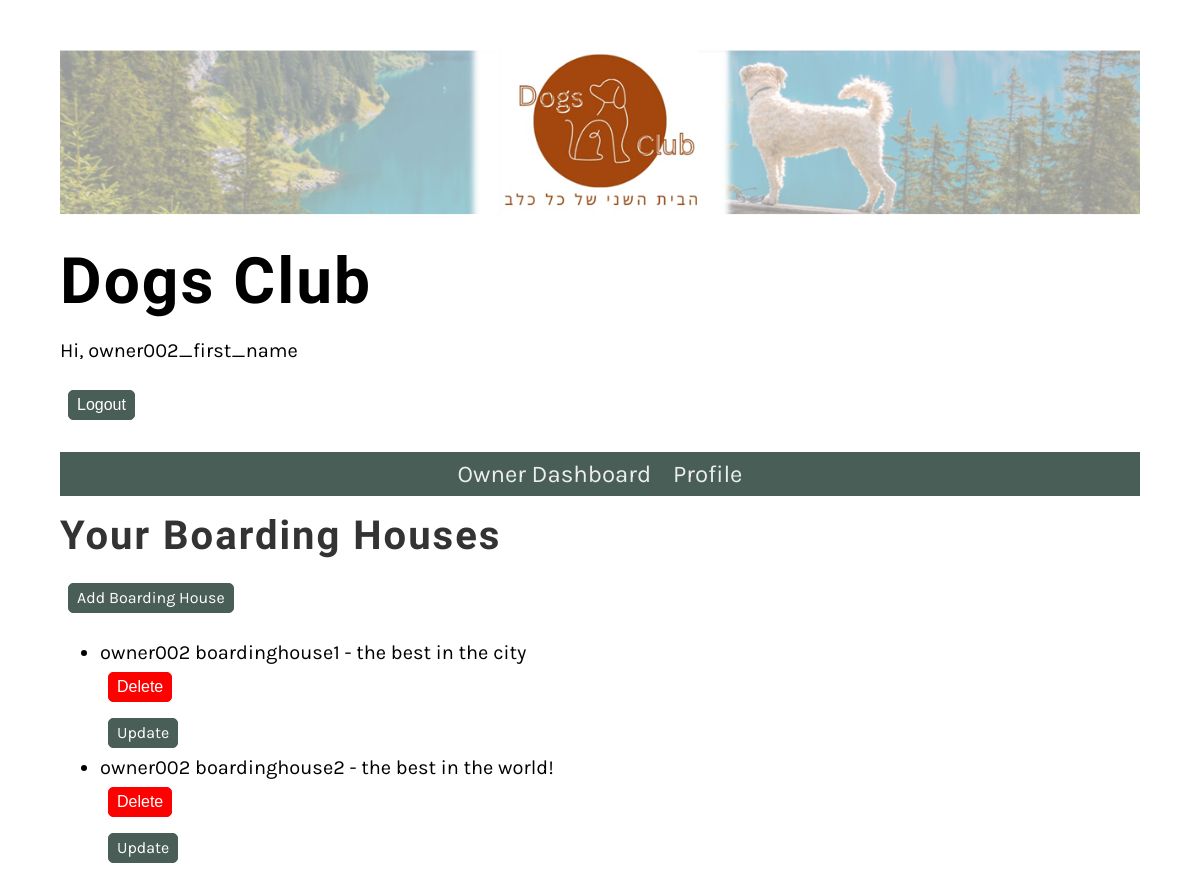
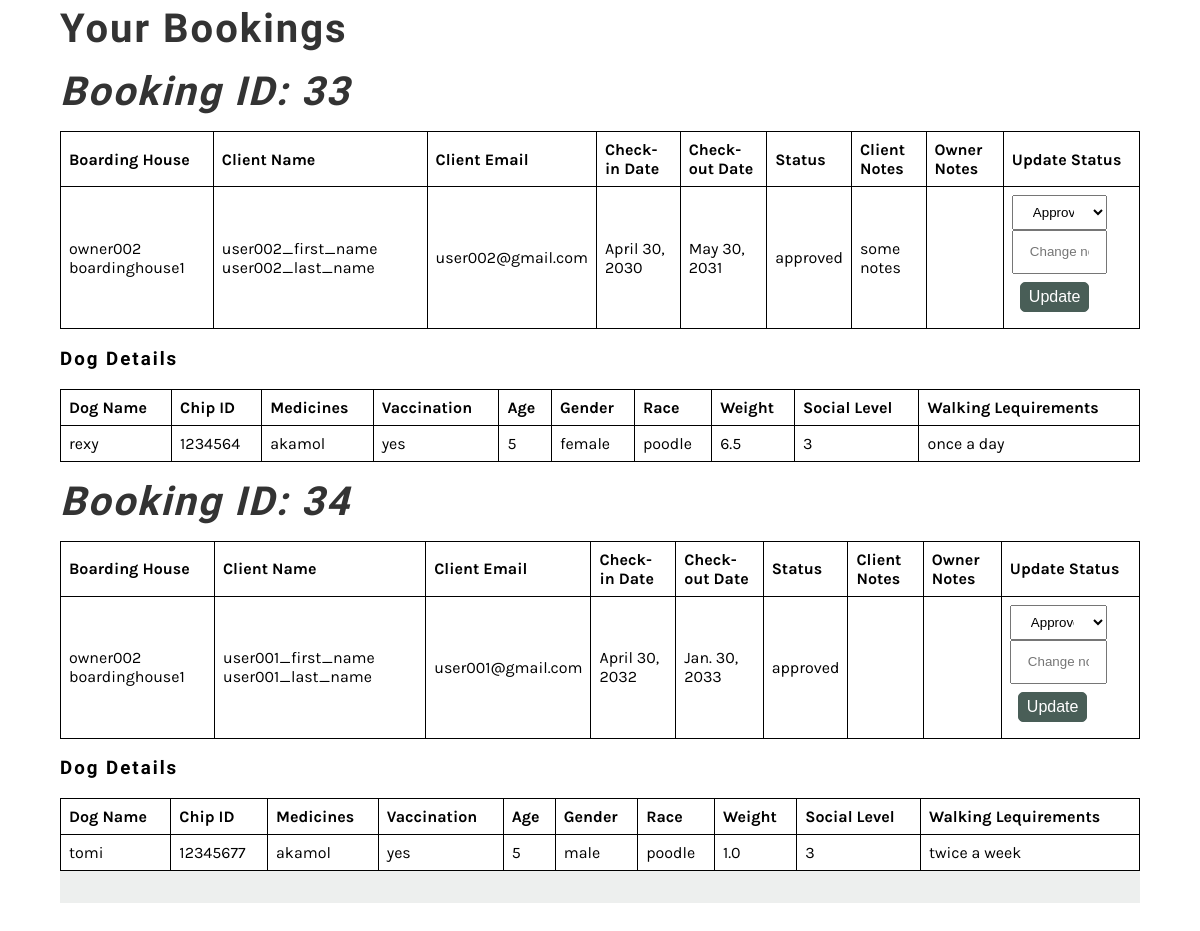
Before: /owner/dashboard/ (signed in) with the older database file (2 pictures, top to bottom).
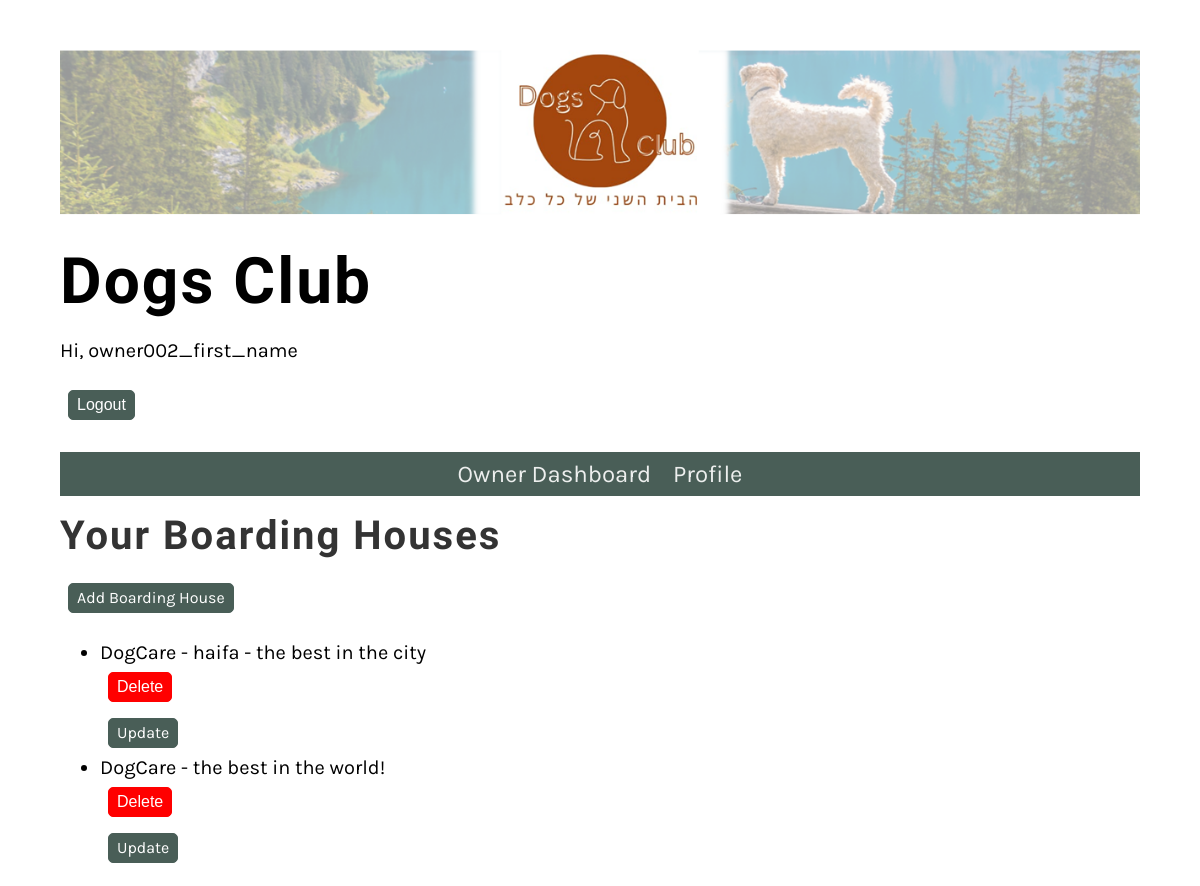
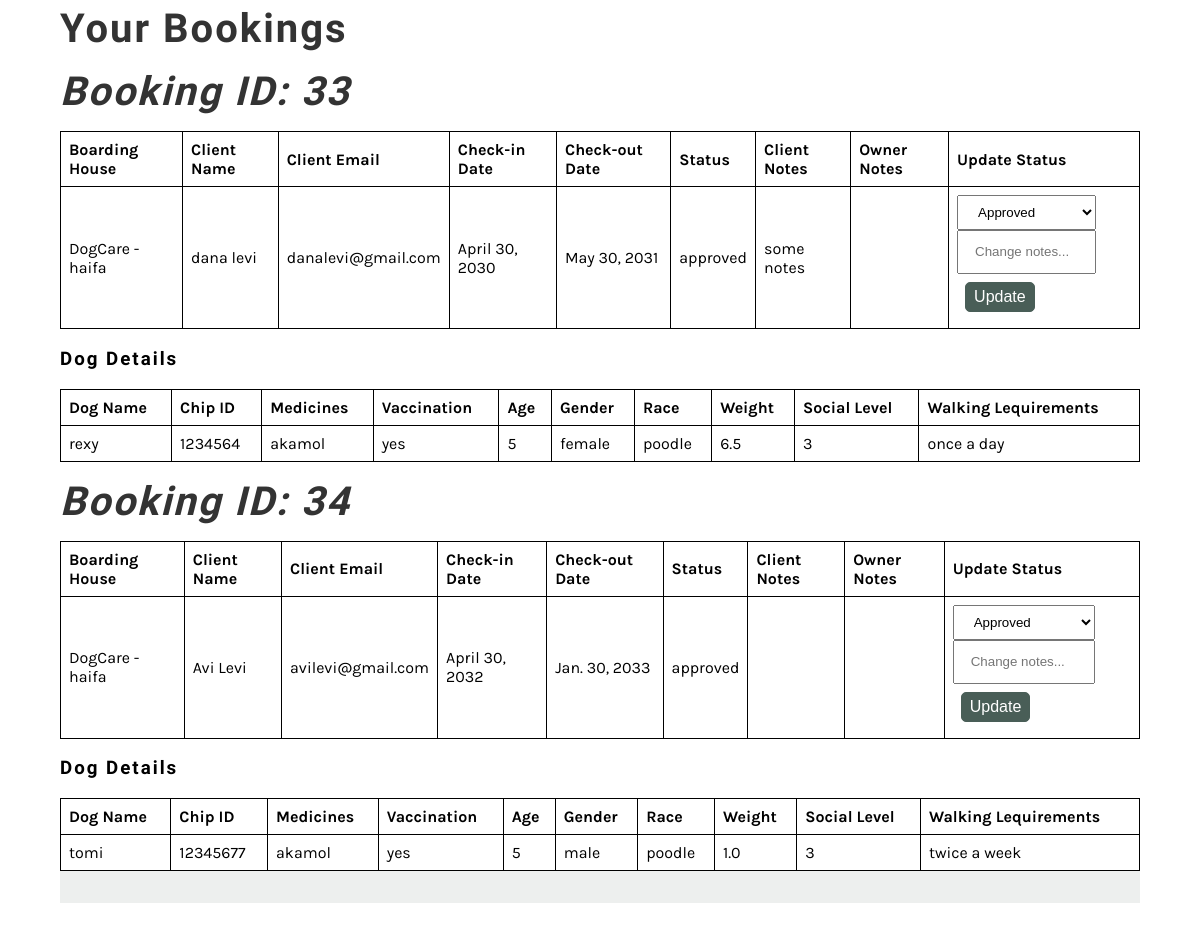
After: the same page with the newer database file (2 pictures, top to bottom).
### Website/models.py (models this page shows, shortened)
class BoardingHouse(models.Model):
    DEFAULT_MAP_LOCATION = r"https://www.google.com/maps/embed?pb=!1m18!1m12!1m3!1d3487844.11496039!2d32.44041769453558!3d31.383867609568092!2m3!1f0!2f0!3f0!3m2!1i1024!2i768!4f13.1!3m3!1m2!1s0x1500492432a7c98b%3A0x6a6b422013352cba!2sIsrael!5e0!3m2!1sen!2sil!4v1712740457423!5m2!1sen!2sil"
    user = models.ForeignKey(User, on_delete=models.CASCADE)
    name = models.CharField(max_length=255)
    description = models.TextField()
    location = models.CharField(max_length=255)
    map_location = models.URLField(default=DEFAULT_MAP_LOCATION, max_length=1000)
    contact_details = models.CharField(max_length=255)
    available_spaces = models.PositiveIntegerField()

class Booking(models.Model):
    STATUS_CHOICES = [
        ('pending', 'Pending'),
        ('approved', 'Approved'),
        ('declined', 'Declined'),
    ]
    user = models.ForeignKey(User, on_delete=models.CASCADE)
    boarding_house = models.ForeignKey(BoardingHouse,  on_delete=models.SET_NULL, null=True)
    check_in_date = models.DateField()
    check_out_date = models.DateField()
    status = models.CharField(max_length=10, choices=STATUS_CHOICES, default='pending')
    owner_notes = models.TextField(blank=True, null=True)
    client_notes = models.TextField(blank=True, null=True)
    dog = models.ForeignKey(Dog, on_delete=models.SET_NULL, null=True)

class Dog(models.Model):
    chip_id = models.CharField(primary_key=True, max_length=50, unique=True, verbose_name="CHIPID")
    name = models.CharField(max_length=20, verbose_name="Dog's name")
    owner = models.ForeignKey(User, on_delete=models.CASCADE, verbose_name="Owner")
    medicines = models.CharField(max_length=80, verbose_name="Dog's medicines")
    VACCINATION_CHOICES = [
        ('yes', 'Yes'),
        ('no', 'No')
    ]
    vaccination = models.CharField(max_length=3, choices=VACCINATION_CHOICES, verbose_name="Vaccination", help_text="User type selection (yes/no)")
    age = models.IntegerField(verbose_name="Dog's age")
    GENDER_CHOICES = [
        ('male', 'Male'),
        ('female', 'Female')
    ]
    gender = models.CharField(max_length=8, choices=GENDER_CHOICES, verbose_name="Gender", help_text="User type selection (male/female)")
    race = models.CharField(max_length=20, verbose_name="Dog's race")
    weight = models.FloatField(verbose_name="Dog's weight")
    social_level = models.CharField(max_length=100, verbose_name="Dog's social level")
    walking_requirements = models.CharField(max_length=100, verbose_name="Dog's walking requirements")

### Website/views.py (the view)
# urls.py: path('owner/dashboard/', OwnerDashboardView.as_view(), name='owner_dashboard'),
class OwnerDashboardView(PermissionRequiredMixin, View):
    permission_required = ('Website.view_boardinghouse', 'Website.view_booking', 'Website.add_boardinghouse')
    def get(self, request, *args, **kwargs):
        user = request.user
        boarding_houses = BoardingHouse.objects.filter(user=user)
        bookings = Booking.objects.filter(boarding_house__in=boarding_houses)
        context = {'boarding_houses': boarding_houses, 'bookings': bookings}
        return render(request, 'owner_dashboard.html', context)

### Website/templatetags/custom_filters.py (called while the page is built)
@register.filter
def has_group(user, group_name):
    return user.groups.filter(name=group_name).exists()

### Website/templates/owner_dashboard.html (shortened to what this page needs)
{% extends 'base.html' %}
{% block content %}
  <h2>Your Boarding Houses</h2>
  <a href="{% url 'add_boardinghouse' %}" class = "small_button">Add Boarding House</a>
  {% if boarding_houses %}
    <ul>
      {% for boarding_house in boarding_houses %}
        <li>{{ boarding_house.name }} - {{ boarding_house.description }}</li>
        <form method="post" action="{% url 'delete_boardinghouse' boarding_house.id %}">
          <button type="submit" class = "delete_button">Delete</button>
        </form>
        <a href="{% url 'update_boardinghouse' boarding_house.id %}" class = "small_button">Update</a>
      {% endfor %}
    </ul>
  {% else %}
    <p>No boarding houses found.</p>
  {% endif %}
  <h2>Your Bookings</h2>
  {% if bookings %}
    {% for booking in bookings %}
          <h2><i>Booking ID: {{ booking.id }}</i></h2>
          <table>
            <thead>
              <tr>
                <th>Boarding House</th>
                <th>Client Name</th>
                <th>Client Email</th>
                <th>Check-in Date</th>
                <th>Check-out Date</th>
                <th>Status</th>
                <th>Client Notes</th>
                <th>Owner Notes</th>
                <th>Update Status</th>
              </tr>
            </thead>
            <tbody>
                <tr>
                  <td>{{ booking.boarding_house.name }}</td>
                  <td>{{booking.user.first_name}} {{booking.user.last_name}}</td>
                  <td>{{booking.user.email}}</td>
                  <td>{{ booking.check_in_date }}</td>
                  <td>{{ booking.check_out_date }}</td>
                  <td>{{ booking.status }}</td>
                  <td>{{ booking.client_notes }}</td>
                  <td>{{ booking.owner_notes}} </td>
                  <td>
                    <form method="post" action="{% url 'update_booking_status' booking.id %}">
                      <select name="status">
                        {% for choice in booking.STATUS_CHOICES %}
                          <option value="{{ choice.0 }}" {% if booking.status == choice.0 %}selected{% endif %}>{{ choice.1 }}</option>
                        {% endfor %}
                      </select>
                      <input type="text" name="owner_notes"  placeholder="Change notes...">
                      <button type="submit" class = "small_button">Update</button>
                    </form>
                  </td>
                </tr>
            </tbody>
          </table>
          <h3>Dog Details</h3>
          <table>
            <thead>
              <tr>
                <th>Dog Name</th>
                <th>Chip ID</th>
                <th>Medicines</th>
                <th>Vaccination</th>
                <th>Age</th>
                <th>Gender</th>
                <th>Race</th>
                <th>Weight</th>
                <th>Social Level</th>
                <th>Walking Lequirements</th>
              </tr>
            </thead>
            <tbody>
                <tr>
                  <td>{{ booking.dog.name }}</td>
                  <td>{{ booking.dog.chip_id }}</td>
                  <td>{{ booking.dog.medicines }}</td>
                  <td>{{ booking.dog.vaccination }}</td>
                  <td>{{ booking.dog.age }}</td>
                  <td>{{ booking.dog.gender }}</td>
                  <td>{{ booking.dog.race }}</td>
                  <td>{{ booking.dog.weight }}</td>
                  <td>{{ booking.dog.social_level }}</td>
                  <td>{{ booking.dog.walking_requirements }}</td>
          </table>
        {% endfor %}
  {% else %}
    <p>No bookings found.</p>
  {% endif %}
{% endblock %}

### Website/templates/base.html (shortened to what this page needs)
{% load custom_filters %}
{% load static %}
<!DOCTYPE html>
<html lang="en">
<head>
    <link
    rel="preload"
    as="style"
    href="{% static 'css/style.css' %}"
    onload="this.rel = 'stylesheet'"
  />
</head>
<body>
    <header>
        <img src="{% static 'img/logo.png' %}" alt="Logo" class="logo">
        <h1>Dogs Club</h1>
        {% if user.is_authenticated %}
                <p>Hi, {{user.first_name}}</p>
                <form method="post" action="{% url 'logout' %}">
                    <button type="submit" class = "small_button">Logout</button>
                </form>
        {% else %}
                <a href="{% url 'login' %}" >Login</a>/<a href="{% url 'register' %}" >Sign Up</a>
        {% endif %}
    </header>
    <nav>
        <ul>
        {% if user.is_authenticated %}
            {% if request.user|has_group:"Customers" %}
                <li><a href="{% url 'home' %}">Home</a></li>
                <li><a href="{% url 'about' %}">About</a></li>
                <li><a href="{% url 'boardinghouse_list' %}">Boarding Houses</a></li>
                <li><a href="{% url 'booking_history' %}">Booking History</a></li>
            {% elif request.user|has_group:"Boardinghouse Owners"  %}
                <li><a href="{% url 'owner_dashboard' %}">Owner Dashboard</a></li>
            {% endif %}
            <li><a href="{% url 'profile' %}">Profile</a></li>
        {% else %}
            <li><a href="{% url 'home' %}">Home</a></li>
            <li><a href="{% url 'about' %}">About</a></li>
            <li><a href="{% url 'boardinghouse_list' %}">Boarding Houses</a></li>
        {% endif %}
        </ul>
    </nav>
<main>
    {% block content %}{% endblock %}
</main>
<footer>
</footer>
</body>
</html>

### Website/static/css/style.css (style rules this page uses)
.logo { width: 100%; }
body { font-family: 'Karla', sans-serif; margin-top: 3rem; margin-bottom: 3rem; margin-left: 5%; margin-right: 5%; }
h1, h2, h3, h4, h5, h6 { font-family: 'Markazi Text', serif; letter-spacing: 2px;; }
h1 { font-size: 4rem; margin-top: 1.5rem; margin-bottom: 0; }
h2 { font-size: 2.5rem; color: #333333; margin:1rem 0; }
p, ul { font-size: 1.25rem;; }
a { color: #EE9972; text-decoration: none; }
header img { display: block; margin-left: auto; margin-right: auto; max-width: 100%; height: auto; }
nav { background-color: #495E57; margin-top: 1rem; margin-bottom: 1rem; margin-bottom: 0px; }
nav ul { list-style: none; font-size: 1.5rem; text-align: center; padding-inline-start: 0rem; margin-bottom: 0px; }
nav ul li { display: inline-block; margin: 0.5rem; }
nav ul a { color: #EDEFEE; text-decoration: none; }
input, select { width: 80%; display: block; padding: .5rem 1rem; line-height: 1.5rem; box-sizing: border-box; }
footer { background-color: #EDEFEE; padding: 1rem; display: flex; gap: 2rem 1rem; }
.small_button { padding: .25rem .5rem; border: 1px solid #495E57; background-color: #495E57; border-radius: 5px; font-size: 1rem; display: inline-block; color: #fff; line-height: 20px; margin: 0.5rem; }
.delete_button { padding: .25rem .5rem; border: 1px solid #ff0000; background-color: #ff0000; border-radius: 5px; font-size: 1rem; display: inline-block; color: #fff; line-height: 20px; margin: 0.5rem; }
table { border-collapse: collapse; width: 100%; }
th, td { border: 1px solid black; padding: 8px; text-align: left; }

Changed rows visible on the page:
changed BoardingHouse "the best in the city": name "owner002 boardinghouse1" → "DogCare - haifa"
changed BoardingHouse "the best in the world!": name "owner002 boardinghouse2" → "DogCare"
changed through a linked row, Booking "some notes": boarding_house.name "owner002 boardinghouse1" → "DogCare - haifa"; user.first_name "user002_first_name" → "dana"; user.last_name "user002_last_name" → "levi"; user.email "user002@gmail.com" → "danalevi@gmail.com"
changed through a linked row, Booking "tomi": boarding_house.name "owner002 boardinghouse1" → "DogCare - haifa"; user.first_name "user001_first_name" → "Avi"; user.last_name "user001_last_name" → "Levi"; user.email "user001@gmail.com" → "avilevi@gmail.com"
